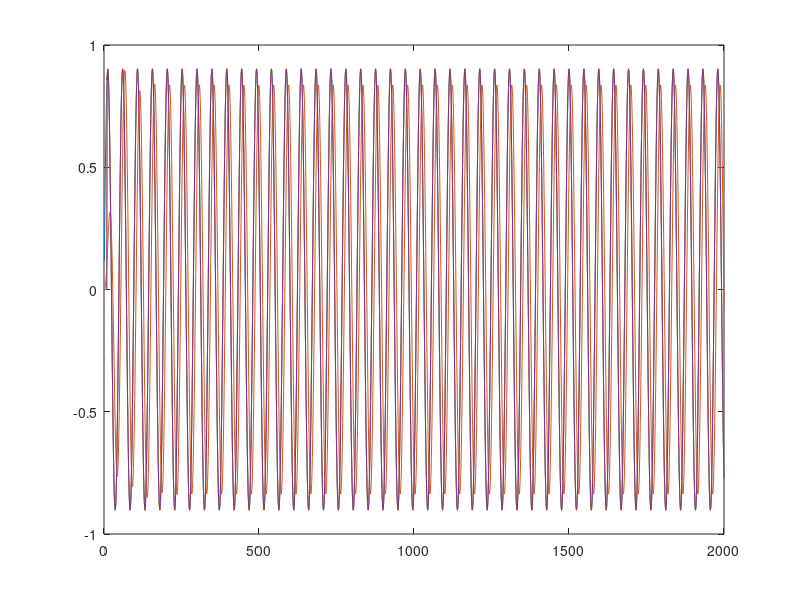

The MATLAB script that drew this image: (Note: this script raises an error after producing the figure.)
clear;
close all;
lb = 10.*3.^[0:6];
ub= 10.*3.^[1:7];

fs=48e3;

fIndex = 5;
ftarget = 1000;
maxlen = 2e3;
n = 1:maxlen;
x = .9*sin(2*pi*ftarget/fs*n);
[z,p,k] = butter(2,[lb(fIndex)/fs ub(fIndex)/fs]);
soshi = zp2sos(z,p,k);
[b,a] = zp2tf(z,p,k);
y = sosfilt(soshi,x);
yf1 = zeros(1,maxlen);
yf2 = zeros(1,maxlen);

for ind=10:maxlen;
    yf1(ind) = soshi(1,1)*x(ind) + soshi(1,2)*x(ind-1) + soshi(1,3)*x(ind-2) -  soshi(1,5)*x(ind-1) - soshi(1,6)*x(ind-2);
    yf2(ind) =  soshi(2,1)*yf1(ind) + soshi(2,2)*yf1(ind-1) + soshi(2,3)*yf1(ind-2) -  soshi(2,5)*yf1(ind-1) - soshi(2,6)*yf1(ind-2);
end
plot(n,x,n,y,n,yf1,n,yf2);

    sosSize = size(soshi);
    fprintf('reg signed [26:0] sosMat [0:%i][0:5];\n\n',sosSize(1));;
        for y = 1:sosSize(1)
                for x = 1:sosSize(2)
                fprintf('sosMat[%i][%i] = 27''h%s;\n', y-1,x-1,dec2hex(float_2_fix4_23(soshi(y,x))));
        end
    end

